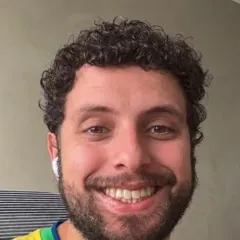
#> input picture img/equipe/alisson.webp, 240 x 240 px
$ python -i gerar.py   (imports and definitions only)
#> lines starting #> are read from the running program, lines starting #| are printed output that depends on the picture
"""Seis avatares manuais, sem IA. Fonte base local intocada; 48 px, escala visual 240.
Uso: uv run --with pillow --with numpy python tool/agentes/gerar.py
Candidatos e quadros vao para a Ponte; somente seis folhas PNG48 vao ao site.
"""
from pathlib import Path
import argparse
import hashlib
import json
import math
import shutil
import subprocess
import numpy as np
from PIL import Image, ImageDraw, ImageFont
import personas_base as base

ROOT=Path(__file__).resolve().parents[2]
DURATIONS=[240,180,180,240,180,240,240,180,120,120,240,300]
BLINKS={'claudio':(8,9),'valdir':(6,7),'samara':(9,10),'antonio':(7,8),'josefa':(5,6),'basilio':(8,9)}
SPECS={name:dict(fn=fn,accent=accent) for name,fn,accent in base.TIME}

class Recorder:
    def __init__(self):self.ops=[];self.d=self
    def r(self,*args):self.ops.append(('r',args,{}))
    def e(self,*args):self.ops.append(('e',args,{}))
    def px(self,*args):self.ops.append(('px',args,{}))
    def line(self,pts,c,w=1):self.ops.append(('line',(pts,c,w),{}))
    def polygon(self,*args,**kwargs):self.ops.append(('polygon',args,kwargs))

class AuditDraw:
    def __init__(self,owner,draw):self.owner,self.draw=owner,draw
    # [7 lines left out: function __getattr__, not called in this run]
class P(base.P):
    def __init__(self):
        super().__init__();self.audit=False;self.d=AuditDraw(self,self.d)

def marker(ops,kind,coords):
    return next(i for i,(m,a,k) in enumerate(ops) if m==kind and a[:len(coords)]==coords)
# [100 lines left out: functions prepare, replay, claudio, valdir, samara, antonio and 2 more, not called in this run]

ACTIONS=dict(claudio=claudio,valdir=valdir,samara=samara,antonio=antonio,josefa=josefa,basilio=basilio)
# [38 lines left out: functions render, font, contact, not called in this run]

def sha(data):return hashlib.sha256(data).hexdigest()
def colors(im):return {c for count,c in im.getcolors(im.width*im.height)}
def palette_image(colors):
    pal=Image.new('P',(1,1));values=[v for c in colors for v in c];pal.putpalette(values+[0]*(768-len(values)));return pal
# [26 lines left out: functions indexed, check_animation, shared_css, not called in this run]

def benchmark(all_frames,out,reuse=False):
    folder=out/'formatos';folder.mkdir(parents=True,exist_ok=True)
    css=shared_css();(folder/'agentes-shared.css').write_text(css)
    bench={'duracoes_ms':DURATIONS,'loop_ms':sum(DURATIONS),'assets':{},'totais':{},
        'css_compartilhado':dict(arquivo='site.css',bytes=len(css.encode()),sha256=sha(css.encode()))}
    for name,fs in all_frames.items():
        palette_colors=sorted(set(c for im in fs for c in colors(im)));assert len(palette_colors)<=256
        pal=palette_image(palette_colors);rows={}
        for size in (48,240):
            scaled=[im if size==48 else im.resize((240,240),Image.Resampling.NEAREST) for im in fs]
            webp=folder/f'{name}-{size}.webp';gif=folder/f'{name}-{size}.gif';png=folder/f'{name}-sheet-{size}.png'
            if not reuse:
                indexed_frames=[indexed(im,pal) for im in scaled]
                indexed_frames[0].save(webp,save_all=True,append_images=indexed_frames[1:],duration=DURATIONS,loop=0,
                    lossless=True,quality=100,method=6,exact=True,minimize_size=True,allow_mixed=False)
                candidates=[]
                for optimize in (False,True):
                    candidate=folder/f'{name}-{size}-{int(optimize)}.gif'
                    indexed_frames[0].save(candidate,save_all=True,append_images=indexed_frames[1:],duration=DURATIONS,loop=0,optimize=optimize,disposal=2)
                    check_animation(candidate,scaled,DURATIONS);candidates.append((candidate.stat().st_size,candidate))
                _,best=min(candidates,key=lambda v:v[0]);shutil.copy2(best,gif)
                for _,candidate in candidates:candidate.unlink()
                sheet=Image.new('RGB',(size*12,size))
                for i,im in enumerate(scaled):sheet.paste(im,(i*size,0))
                indexed(sheet,pal).save(png)
                subprocess.run(['oxipng','-q','-o','4','--strip','safe',str(png)],check=True)
            for fmt,path in [('webp',webp),('gif',gif)]:
                count=check_animation(path,scaled,DURATIONS)
                rows[f'{fmt}{size}']=dict(bytes=path.stat().st_size,quadros_codificados=count,tamanho=[size,size])
            sheet=Image.open(png).convert('RGB');assert sheet.size==(size*12,size)
            for i,im in enumerate(scaled):assert sheet.crop((i*size,0,(i+1)*size,size)).tobytes()==im.tobytes(),(name,size,i,'recorte de folha')
            rows[f'png{size}']=dict(bytes=png.stat().st_size,tamanho=[size*12,size],recortes_exatos=True,rgba_decodificado_estimado=size*size*12*4)
        bench['assets'][name]=rows
    for fmt in ('webp48','gif48','webp240','gif240'):
        bench['totais'][fmt]=sum(row[fmt]['bytes'] for row in bench['assets'].values())
    for size in (48,240):
        total=sum(row[f'png{size}']['bytes'] for row in bench['assets'].values())
        bench['totais'][f'png_css{size}_compartilhado']=total+len(css.encode())
    bench['escolha']='png_css48_compartilhado'
    bench['criterio']='Seis folhas PNG48 + UM bloco CSS real compartilhado. IO/fallback/reduced sao comuns aos formatos; PNG usa apenas classe e keyframes CSS, sem player JS, timers ou DOM extra. Memoria e estimativa RGBA, nao medicao de navegador.'
    bench['economia_vs_webp48_bytes']=bench['totais']['webp48']-bench['totais'][bench['escolha']]
    bench['economia_vs_webp48_percentual']=round(100*bench['economia_vs_webp48_bytes']/bench['totais']['webp48'],3)
    dest=ROOT/'img/equipe/animados';dest.mkdir(parents=True,exist_ok=True)
    for name in all_frames:
        shutil.copy2(folder/f'{name}-sheet-48.png',dest/f'{name}.png')
        (dest/f'{name}.webp').unlink(missing_ok=True)
        saved=Image.open(dest/f'{name}.png').convert('RGB')
        for i,im in enumerate(all_frames[name]):assert saved.crop((i*48,0,(i+1)*48,48)).tobytes()==im.tobytes()
    for unused in folder.glob('*-sheet-*.css'):unused.unlink()
    (ROOT/'tool/agentes/benchformatos.json').write_text(json.dumps(bench,ensure_ascii=False,indent=2)+'\n')
    (out/'benchformatos.json').write_text(json.dumps(bench,ensure_ascii=False,indent=2)+'\n')
    return bench

# [36 lines left out: functions validate, main, not called in this run]
# [1 line not run here, left out]

>>> import cv2
>>> picture = cv2.imread('../../img/equipe/alisson.webp', cv2.IMREAD_GRAYSCALE)
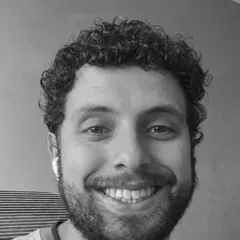
#> picture: shape (240, 240); min 6, max 254, mean 113.7
>>> result = benchmark(picture, 'out.png')
#> (the run stopped early here; a loop or call above may not have finished)

$ run again, on img/equipe/guilherme.webp
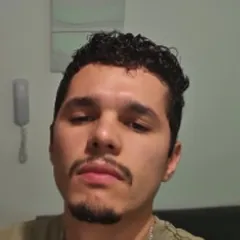
#> input picture img/equipe/guilherme.webp, 240 x 240 px
#> `picture = cv2.imread('../../img/equipe/alisson.webp', cv2.IMREAD_GRAYS..`:
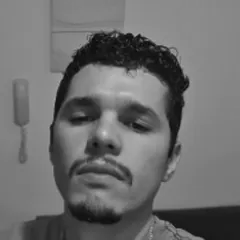
#> picture: shape (240, 240); min 7, max 207, mean 109.1

$ run again, on img/equipe/josefa.webp
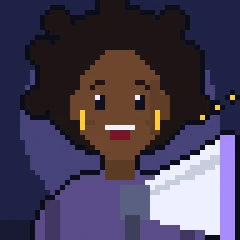
#> input picture img/equipe/josefa.webp, 240 x 240 px
#> `picture = cv2.imread('../../img/equipe/alisson.webp', cv2.IMREAD_GRAYS..`:
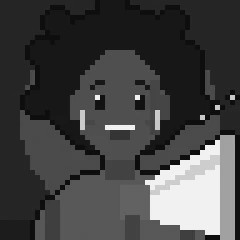
#> picture: shape (240, 240); min 7, max 247, mean 68.2

$ run again, on img/equipe/kelvin.webp
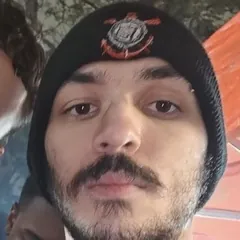
#> input picture img/equipe/kelvin.webp, 240 x 240 px
#> `picture = cv2.imread('../../img/equipe/alisson.webp', cv2.IMREAD_GRAYS..`:
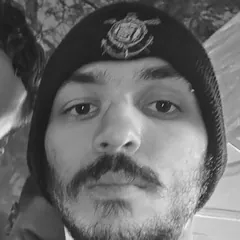
#> picture: shape (240, 240); min 20, max 250, mean 106.4
